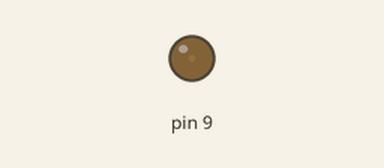
Bench run of a sketch on a simulated Arduino Uno, built with avr-gcc and run on an emulated ATmega328P. On the bench: output pins drawn as LEDs (lit = HIGH).

Above: at 0.05 s.
At 1.15 s:
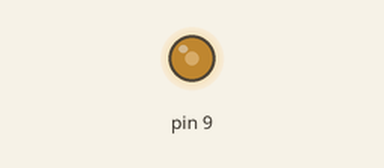
At 2.3 s:
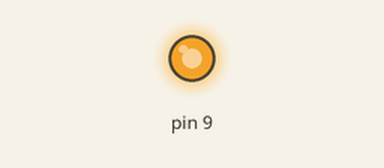
At 4.6 s:
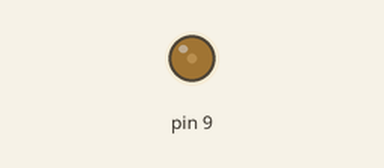
Timing chart, 0 to 6.7 s (numbered marks = the images above):
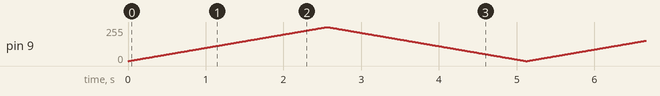

The sketch:

ex003.ino
```cpp
void setup() {
  // put your setup code here, to run once:
}
void loop() {
  // put your main code here, to run repeatedly:
  /*analogWrite(9,0);
  delay(500);
  analogWrite(9,63);
  delay(500);
  analogWrite(9,127);
  delay(500);
  analogWrite(9,255);
  delay(500);
  analogWrite(9,127);
  delay(500);
  analogWrite(9, 63);
  delay(500);*/

  for(int i=0;i<=255;i++){
    analogWrite(9,i);
    delay(10);
  }
  for(int i=255;i>-1;i--){
    analogWrite(9,i);
    delay(10);
  }
}
```
